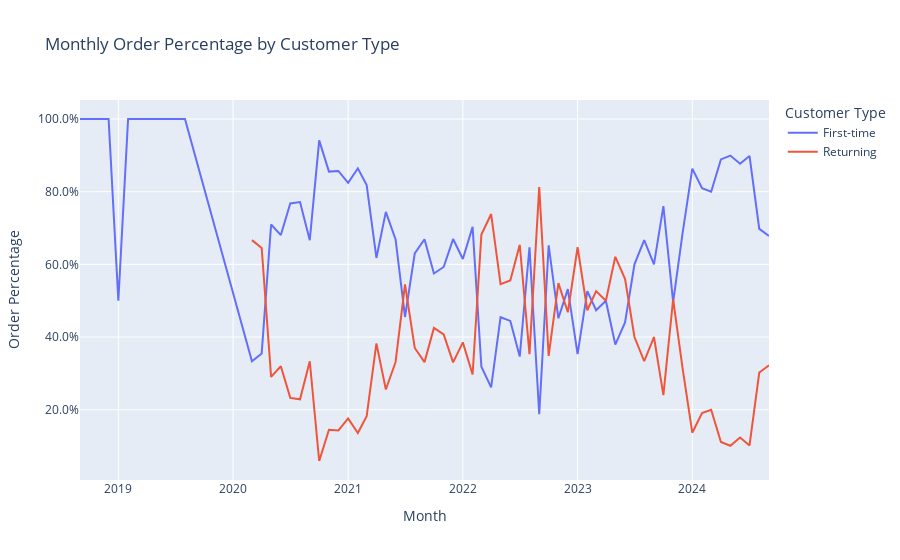

Source (notebook cell):
### Code cell
# Convert 'day' column to datetime if it's not already
dfs['day'] = pd.to_datetime(dfs['day'])

# Group the data by customer_type and month, then count the orders
monthly_orders_by_customer_type = dfs.groupby([dfs['day'].dt.to_period('M'), 'customer_type'])['order_id'].count().unstack()

# Calculate the percentage of total count
monthly_orders_percentage = monthly_orders_by_customer_type.div(monthly_orders_by_customer_type.sum(axis=1), axis=0) * 100

# Reset the index to make the month a column
monthly_orders_percentage = monthly_orders_percentage.reset_index()
monthly_orders_percentage['day'] = monthly_orders_percentage['day'].dt.to_timestamp()

# Create the plot using plotly express
fig = px.line(monthly_orders_percentage, x='day', y=['First-time', 'Returning'],
              title='Monthly Order Percentage by Customer Type',
              labels={'day': 'Month', 'value': 'Order Percentage', 'variable': 'Customer Type'},
              line_shape='linear')

# Customize the layout
fig.update_layout(
    xaxis_title='Month',
    yaxis_title='Order Percentage',
    legend_title='Customer Type',
    hovermode='x unified',
    yaxis=dict(tickformat='.1f', ticksuffix='%')
)

# Show the plot
fig.show()

### Figure 1 — Plotly figure (JSON) as saved in the notebook; plotly's stock layout.template omitted (floating-point values rounded to 4 significant figures)
{"data": [{"hovertemplate": "Customer Type=First-time<br>Month=%{x}<br>Order Percentage=%{y}<extra></extra>", "legendgroup": "First-time", "line": {"color": "#636efa", "dash": "solid", "shape": "linear"}, "marker": {"symbol": "circle"}, "mode": "lines", "name": "First-time", "orientation": "v", "showlegend": true, "type": "scatter", "x": ["2018-09-01T00:00:00", "2018-10-01T00:00:00", "2018-11-01T00:00:00", "2018-12-01T00:00:00", "2019-01-01T00:00:00", "2019-02-01T00:00:00", "2019-03-01T00:00:00", "2019-04-01T00:00:00", "2019-05-01T00:00:00", "2019-08-01T00:00:00", "2020-03-01T00:00:00", "2020-04-01T00:00:00", "2020-05-01T00:00:00", "2020-06-01T00:00:00", "2020-07-01T00:00:00", "2020-08-01T00:00:00", "2020-09-01T00:00:00", "2020-10-01T00:00:00", "2020-11-01T00:00:00", "2020-12-01T00:00:00", "2021-01-01T00:00:00", "2021-02-01T00:00:00", "2021-03-01T00:00:00", "2021-04-01T00:00:00", "2021-05-01T00:00:00", "2021-06-01T00:00:00", "2021-07-01T00:00:00", "2021-08-01T00:00:00", "2021-09-01T00:00:00", "2021-10-01T00:00:00", "2021-11-01T00:00:00", "2021-12-01T00:00:00", "2022-01-01T00:00:00", "2022-02-01T00:00:00", "2022-03-01T00:00:00", "2022-04-01T00:00:00", "2022-05-01T00:00:00", "2022-06-01T00:00:00", "2022-07-01T00:00:00", "2022-08-01T00:00:00", "2022-09-01T00:00:00", "2022-10-01T00:00:00", "2022-11-01T00:00:00", "2022-12-01T00:00:00", "2023-01-01T00:00:00", "2023-02-01T00:00:00", "2023-03-01T00:00:00", "2023-04-01T00:00:00", "2023-05-01T00:00:00", "2023-06-01T00:00:00", "2023-07-01T00:00:00", "2023-08-01T00:00:00", "2023-09-01T00:00:00", "2023-10-01T00:00:00", "2023-11-01T00:00:00", "2023-12-01T00:00:00", "2024-01-01T00:00:00", "2024-02-01T00:00:00", "2024-03-01T00:00:00", "2024-04-01T00:00:00", "2024-05-01T00:00:00", "2024-06-01T00:00:00", "2024-07-01T00:00:00", "2024-08-01T00:00:00", "2024-09-01T00:00:00"], "xaxis": "x", "y": [100, 100, 100, 100, 50, 100, 100, 100, 100, 100, 33.33, 35.48, 70.97, 68.06, 76.74, 77.14, 66.67, 94.12, 85.53, 85.71, 82.41, 86.41, 81.8, 61.76, 74.44, 66.87, 45.51, 63.01, 66.91, 57.49, 59.28, 66.96, 61.47, 70.31, 31.82, 26.15, 45.45, 44.44, 34.62, 64.71, 18.75, 65.22, 45.16, 53.19, 35.29, 52.63, 47.37, 50, 37.93, 44, 60, 66.67, 60, 76, 49.61, 68.53, 86.33, 80.95, 80, 88.89, 89.93, 87.67, 89.83, 69.77, 67.8], "yaxis": "y"}, {"hovertemplate": "Customer Type=Returning<br>Month=%{x}<br>Order Percentage=%{y}<extra></extra>", "legendgroup": "Returning", "line": {"color": "#EF553B", "dash": "solid", "shape": "linear"}, "marker": {"symbol": "circle"}, "mode": "lines", "name": "Returning", "orientation": "v", "showlegend": true, "type": "scatter", "x": ["2018-09-01T00:00:00", "2018-10-01T00:00:00", "2018-11-01T00:00:00", "2018-12-01T00:00:00", "2019-01-01T00:00:00", "2019-02-01T00:00:00", "2019-03-01T00:00:00", "2019-04-01T00:00:00", "2019-05-01T00:00:00", "2019-08-01T00:00:00", "2020-03-01T00:00:00", "2020-04-01T00:00:00", "2020-05-01T00:00:00", "2020-06-01T00:00:00", "2020-07-01T00:00:00", "2020-08-01T00:00:00", "2020-09-01T00:00:00", "2020-10-01T00:00:00", "2020-11-01T00:00:00", "2020-12-01T00:00:00", "2021-01-01T00:00:00", "2021-02-01T00:00:00", "2021-03-01T00:00:00", "2021-04-01T00:00:00", "2021-05-01T00:00:00", "2021-06-01T00:00:00", "2021-07-01T00:00:00", "2021-08-01T00:00:00", "2021-09-01T00:00:00", "2021-10-01T00:00:00", "2021-11-01T00:00:00", "2021-12-01T00:00:00", "2022-01-01T00:00:00", "2022-02-01T00:00:00", "2022-03-01T00:00:00", "2022-04-01T00:00:00", "2022-05-01T00:00:00", "2022-06-01T00:00:00", "2022-07-01T00:00:00", "2022-08-01T00:00:00", "2022-09-01T00:00:00", "2022-10-01T00:00:00", "2022-11-01T00:00:00", "2022-12-01T00:00:00", "2023-01-01T00:00:00", "2023-02-01T00:00:00", "2023-03-01T00:00:00", "2023-04-01T00:00:00", "2023-05-01T00:00:00", "2023-06-01T00:00:00", "2023-07-01T00:00:00", "2023-08-01T00:00:00", "2023-09-01T00:00:00", "2023-10-01T00:00:00", "2023-11-01T00:00:00", "2023-12-01T00:00:00", "2024-01-01T00:00:00", "2024-02-01T00:00:00", "2024-03-01T00:00:00", "2024-04-01T00:00:00", "2024-05-01T00:00:00", "2024-06-01T00:00:00", "2024-07-01T00:00:00", "2024-08-01T00:00:00", "2024-09-01T00:00:00"], "xaxis": "x", "y": [null, null, null, null, 50, null, null, null, null, null, 66.67, 64.52, 29.03, 31.94, 23.26, 22.86, 33.33, 5.882, 14.47, 14.29, 17.59, 13.59, 18.2, 38.24, 25.56, 33.13, 54.49, 36.99, 33.09, 42.51, 40.72, 33.04, 38.53, 29.69, 68.18, 73.85, 54.55, 55.56, 65.38, 35.29, 81.25, 34.78, 54.84, 46.81, 64.71, 47.37, 52.63, 50, 62.07, 56.0, 40, 33.33, 40, 24, 50.39, 31.47, 13.67, 19.05, 20, 11.11, 10.07, 12.33, 10.17, 30.23, 32.2], "yaxis": "y"}], "layout": {"hovermode": "x unified", "legend": {"title": {"text": "Customer Type"}, "tracegroupgap": 0}, "title": {"text": "Monthly Order Percentage by Customer Type"}, "xaxis": {"anchor": "y", "domain": [0, 1], "title": {"text": "Month"}}, "yaxis": {"anchor": "x", "domain": [0, 1], "tickformat": ".1f", "ticksuffix": "%", "title": {"text": "Order Percentage"}}}}
